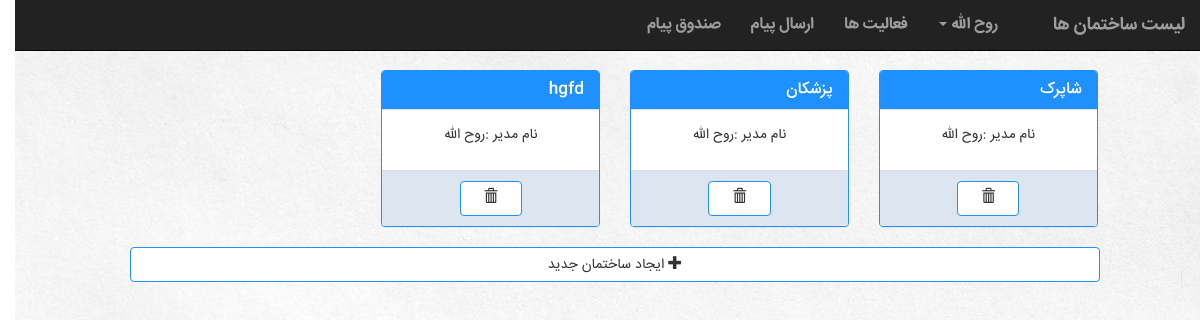
The app's page /building/ (signed in) with its own data.
### building/models.py (models this page shows, shortened)
class Building(models.Model):
    manager = models.ForeignKey(Account, on_delete=models.CASCADE)
    name = models.CharField(max_length=100)
    Address = models.CharField(max_length=300)
    info = models.TextField()

### manageUser/models.py (models this page shows, shortened)
class Account(models.Model):
    user = models.OneToOneField(User, on_delete=models.CASCADE)
    type = models.IntegerField(default=UserType.MANAGER)
    activation_key = models.CharField(max_length=40, blank=True, null=True)

### building/views.py (the view, shortened to what this page needs)
class Buildinglist(View):
    def get(self, request):
        all_manager = []
        all_manager.append(request.user.account)
        for u in Unit.objects.filter(account=request.user.account):
            all_manager.append(u.building.manager)
        return render(request, 'building/buildingList.html', {'all_building': Building.objects.filter(manager__in=all_manager),
                                                              'createBuildingForm': myForm.CreateBuildingForm})

### building/templates/building/buildingList.html (shortened to what this page needs)
{% extends 'building/UserNavBar.html' %}
{% block body %}
    <br>
    <div class='row'>
        <div class="container col-sm-10 col-lg-offset-1">
            {% for building in all_building %}
                <div class='col-sm-3'>
                    <div class="panel panel-default">
                        <div class="panel-heading container-fluid">
                            <a href="{% url 'building:showdash' building.id %}">
                                <h4 class='panel-title'>{{  building.name}}</h4>
                            </a>
                        </div>
                        <div class="panel-body container-fluid">
                            <p> نام مدیر :{{    building.manager.user.first_name }}  {{  building.manager.user.last_name}}</p>
                        </div>
                        <div class='panel-footer container-fluid'>
                            <a class="dalert" href="{% url 'building:deleteBuilding' building.id %}"><button class='col-md-4 col-lg-offset-4 btn btn-default ' type="submit" data-toggle="tooltip" title="حذف ساختمان"> <span class="glyphicon glyphicon-trash" aria-hidden="true"></span> </button></a>
                        </div>
                    </div>
                </div>
            {% endfor %}
        </div>
    </div>
    <div class="col-md-10 col-lg-offset-1" >
        <button class="col-md-12 btn btn-default" data-toggle="modal" data-target="#myModal">  <span class="glyphicon glyphicon-plus" aria-hidden="true"></span> ایجاد ساختمان جدید </button>
    </div>
{% endblock %}

### building/templates/building/UserNavBar.html (shortened to what this page needs)
<!DOCTYPE html>
<html lang="fa">
<head>
    <link rel="stylesheet" href="https://maxcdn.bootstrapcdn.com/bootstrap/3.3.7/css/bootstrap.min.css">
</head>
{% load staticfiles %}
<link rel="stylesheet" href="{% static 'building/BuildingNavBarStyle.css' %}">
<link rel="stylesheet" href="{% static 'building/BuildingListStyle.css' %}">
<link rel="stylesheet" href="{% static 'building/ModalStyle.css' %}">
<link rel="stylesheet" href="{% static 'building/TableStyle.css' %}">
<link rel="stylesheet" href="{% static 'building/dashboardStyle.css' %}">
<link rel="stylesheet" href="{% static 'building/pollFormStyle.css' %}">
<link rel="stylesheet" href="{% static 'building/chart.css' %}">
    {% load i18n admin_modify %}
<body>
<nav class="navbar navbar-inverse navbar-fixed-top" style="position: fixed">
      <div class="container-fluid" >
            <div class="navbar-header pull-right">
              <a class="navbar-brand active" href="{% url 'building:building' %}">{% if building %} {{ building.name}} {% else %} لیست ساختمان ها {% endif %} </a>
            </div>
            <div class="collapse navbar-collapse" id="topNavBar">
                  <ul class="nav navbar-nav pull-right">
                      <li><a href="{% url 'building:inbox' %}">صندوق پیام</a></li>
                      <li><a href="{% url 'building:sendmessage' %}">ارسال پیام</a></li>
                      <li><a href="{% url 'building:activities' %}">فعالیت ها <span class="sr-only">(current)</span></a></li>
                      <li class="dropdown">
                          <a href="#" class="dropdown-toggle" data-toggle="dropdown" role="button" aria-haspopup="true" aria-expanded="false">{{ request.user.first_name }} <span class="caret"></span></a>
                      </li>
                  </ul>
            </div>
      </div>
</nav>
<div style="height: 30px">
</div>
{% block body %}
{% endblock %}
</body>
</html>

### building/static/building/BuildingNavBarStyle.css (style rules this page uses)
.container { font-family: IRANSans; }
nav { font-family: IRANSans; font-weight: bolder; font-size: medium; }
ul { list-style: none; }
body { direction: rtl; text-align: center; background-image: url("../images/Background.jpg"); background-size: cover; }

### building/static/building/BuildingListStyle.css (style rules this page uses)
.panel-default { border-color: dodgerblue; }
body > div.row > div { direction: rtl; }
body > div.row > div > div { float: right; }
.panel-default>.panel-heading { background-color: dodgerblue; border-color: #ddd; }
.panel-default>.panel-footer { background-color: #dde5f1; }
a { color: white; }
.btn-default { border-color: dodgerblue; }
body { font-family: IRANSans; }

### building/static/building/dashboardStyle.css (style rules this page uses)
.panel-title { color: white; text-align: right; }

### building/static/building/pollFormStyle.css (style rules this page uses)
body { margin-top: 20px; }

### records on screen
Building: name "شاپرک", manager.user.first_name "روح الله"
Building: name "پزشکان", manager.user.first_name "روح الله"
Building: name "hgfd", manager.user.first_name "روح الله"

### other values on screen
{{ request.user.first_name }} "روح الله"
